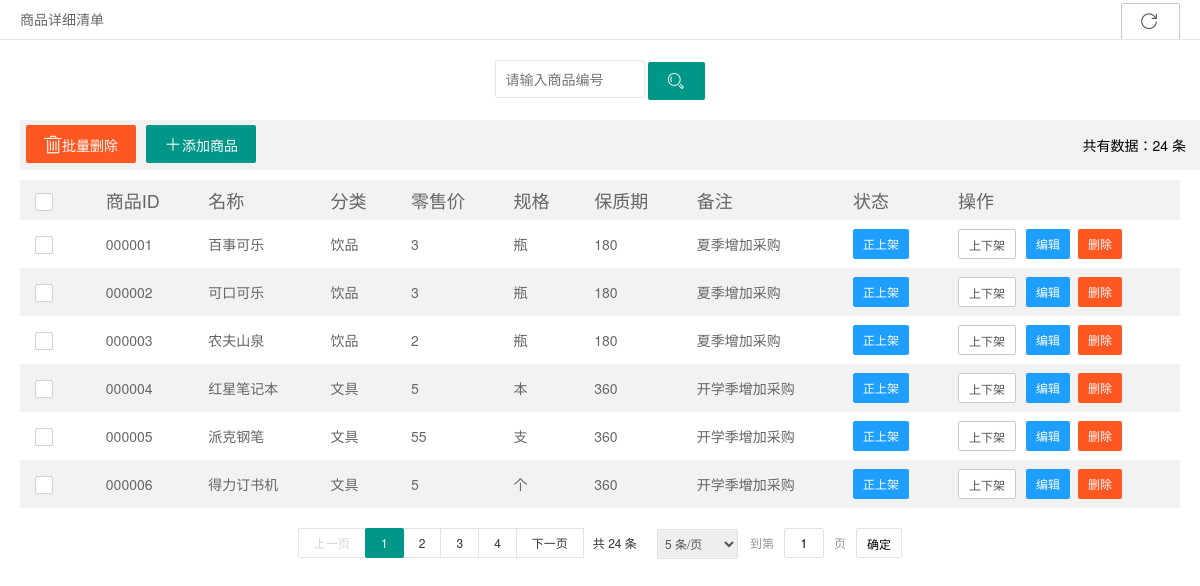
Page /pages/goods-list.php on the committed database.
### tables this page shows
CREATE TABLE `tb_goods` (
  `goodsID` varchar(100) NOT NULL COMMENT '商品编号',
  `goodsName` varchar(100) NOT NULL COMMENT '商品名称',
  `goodsPrice` float(2)  NOT NULL COMMENT '商品价格',
  `goodsType` varchar(100) NOT NULL COMMENT '商品类别',
  `goodsSpecs` varchar(100) NOT NULL COMMENT '商品规格',
  `goodsSave` int NOT NULL COMMENT '保质期',
  `note` varchar(1000) DEFAULT NULL COMMENT '备注',
  PRIMARY KEY (`goodsID`)
);

### pages/goods-list.php (the view, shortened to what this page needs)
<?php
    include '../config/dbcon.php';
    $sql_count = "select count(*) from `tb_goods`;";
    $query_count = mysqli_query($con, $sql_count);
    $count = mysqli_fetch_array($query_count);
    $recordcount = $count[0];
    if(empty($_GET['page'])){
        $page = 1;
        $pagesize = 6;
    }
    else{
        $page = $_GET['page'];
        $pagesize = $_GET['pagesize'];
    }
    $amount=($page-1)*$pagesize;
    $sql = "select * from tb_goods limit {$amount},{$pagesize};";
    $query = mysqli_query($con, $sql);
    $rows = mysqli_fetch_all($query,MYSQLI_ASSOC);
?>
<!DOCTYPE html>
<html>
  <head>
    <link rel="stylesheet" href="../css/font.css">
    <link rel="stylesheet" href="../css/xadmin.css">
    <link rel="stylesheet" href="../layui/css/layui.css">
  </head>
  <body class="layui-anim">
    <div class="x-nav">
      <span class="layui-breadcrumb">
        <a><cite>商品详细清单</cite></a>
      </span>
      <a class="layui-btn layui-btn-primary layui-btn-small" style="line-height:1.6em;margin-top:3px;float:right"
      href="javascript:location.replace(location.href);" title="刷新">
        <i class="layui-icon" style="line-height:1.6em;margin-top:3px;float:right">&#xe669;</i></a>
    </div>
    <div class="x-body">
      <div class="layui-row" style="text-align: center;margin: 0 auto;">
        <form class="layui-form layui-col-md12 x-so" action="action-search.php" method="post">
          <input type="text" name="goodsID"  placeholder="请输入商品编号" required lay-verify="number|goodsID"
          autocomplete="off" class="layui-input">
          <button class="layui-btn"  lay-submit="" name ='goods-search' lay-filter="sreach-goods-id">
            <i class="layui-icon">&#xe615;</i>
          </button>
        </form>
      </div>
      <xblock style="float: left;width: 100%;line-height:40px">
        <form id = "delAll" action = 'action-delete.php' method= "post">
          <button class="layui-btn layui-btn-danger" name='goodsSet-delete' onclick ='delAll()'
                  style="float: left;margin-right: 10px">
            <i class="iconfont">&#xe69d;</i>批量删除
          </button>
        </form>
        <span>
        <button class="layui-btn" onclick="x_admin_show('添加商品','./goods-add.php',800,600)"
                style="float: left;">
          <i class="iconfont">&#xe6b9;</i>添加商品
        </button>
        </span>
        <span style="float: right;line-height:40px">共有数据：<?php echo $recordcount;?> 条</span>
      </xblock>
      <table class="layui-table" lay-filter="demo" lay-even lay-skin="nob">
        <thead>
          <tr>
            <th>
              <div class="layui-unselect header layui-form-checkbox" lay-skin="primary"><i class="layui-icon">&#xe605;</i></div>
            </th>
            <th style="font-size: 18px">商品ID</th>
            <th style="font-size: 18px">名称</th>
            <th style="font-size: 18px">分类</th>
            <th style="font-size: 18px">零售价</th>
            <th style="font-size: 18px">规格</th>
            <th style="font-size: 18px">保质期</th>
            <th style="font-size: 18px">备注</th>
            <th style="font-size: 18px">状态</th>
            <th style="font-size: 18px">操作</th>
          </tr>
        </thead>
        <tbody>
          <?php foreach ($rows as $row){ $str="";?>
          <tr>
            <td>
              <div class="layui-unselect layui-form-checkbox" lay-skin="primary"
                   data-id= "<?php echo htmlspecialchars($row['goodsID']);?>" >
                <i class="layui-icon">&#xe605;</i>
              </div>
            </td>
            <td><?php $str .= "&0=".$row['goodsID'];echo htmlspecialchars($row['goodsID']);?></td>
            <td><?php $str .= "&1=".$row['goodsName'];echo htmlspecialchars($row['goodsName']);?></td>
            <td><?php $str .= "&2=".$row['goodsType'];echo htmlspecialchars($row['goodsType']);?></td>
            <td><?php $str .= "&3=".$row['goodsPrice'];echo htmlspecialchars($row['goodsPrice']);?></td>
            <td><?php $str .= "&4=".$row['goodsSpecs'];echo htmlspecialchars($row['goodsSpecs']);?></td>
            <td><?php $str .= "&5=".$row['goodsSave'];echo htmlspecialchars($row['goodsSave']);?></td>
            <td><?php $str .= "&6=".$row['note'];echo htmlspecialchars($row['note']);?></td>
            <td class="td-status">
              <span class="layui-btn layui-btn-normal layui-btn-sm">正上架</span></td>
            <td class="td-manage">
              <a title="上架" class="layui-btn layui-btn-sm layui-btn-primary" href="javascript:;"
                 onclick="goods_stop(this,'<?php echo htmlspecialchars($row['goodsID']);?>')"
                 style="float: left;">
                上下架
              </a>
              <a title="编辑" class="layui-btn layui-btn-sm layui-btn-normal" href="javascript:;"
                 onclick="x_admin_show('编辑商品','goods-edit.php?<?php echo $str;?>',800,600)"
                 style="float: left;">
                编辑
              </a>
              <a style="float: left;margin-left: 8px;" href="avascript:;">
              <form action="action-delete.php" method="post">
                   <button class="layui-btn layui-btn-sm layui-btn-danger" name="goods-delete">删除</button>
              </form>
              </a>
            </td>
          </tr>
        <?php }?>
        </tbody>
      </table>
    </div>
    <div id="goods-page" style="text-align: center;margin-top: -20px;"></div>
  </body>
</html>

### css/xadmin.css (style rules this page uses)
* { margin: 0px; padding: 0px; font-family: "microsoft yahei","Helvetica Neue", Helvetica, Arial, sans-serif; }
a { text-decoration: none; }
html { width: 100%; height: 100%; overflow-x:hidden; overflow-y:auto; }
body { width: 100%; min-height: 100%; }
.x-body { padding: 20px; }
.x-nav { padding: 0 20px; position: relative; z-index: 99; border-bottom: 1px solid #e5e5e5; line-height: 39px; height: 39px; overflow: hidden; }
xblock { display: block; margin-bottom: 10px; padding: 5px ; padding-left:6px; padding-right:15px; line-height: 22px; border-radius: 0 2px 2px 0; background-color: #f2f2f2; }
.x-so { margin-bottom: 20px; }
.x-so input.layui-input { width: 150px; }
.x-so input.layui-input,.x-so input.layui-btn { display: inline-block; }
table th, table td { word-break: break-all; }

### rows in the picture
tb_goods: goodsID "000001", goodsName "百事可乐", goodsType "饮品", goodsPrice "3", goodsSpecs "瓶", goodsSave "180", note "夏季增加采购"
tb_goods: goodsID "000002", goodsName "可口可乐", goodsType "饮品", goodsPrice "3", goodsSpecs "瓶", goodsSave "180", note "夏季增加采购"
tb_goods: goodsID "000003", goodsName "农夫山泉", goodsType "饮品", goodsPrice "2", goodsSpecs "瓶", goodsSave "180", note "夏季增加采购"
tb_goods: goodsID "000004", goodsName "红星笔记本", goodsType "文具", goodsPrice "5", goodsSpecs "本", goodsSave "360", note "开学季增加采购"
tb_goods: goodsID "000005", goodsName "派克钢笔", goodsType "文具", goodsPrice "55", goodsSpecs "支", goodsSave "360", note "开学季增加采购"
tb_goods: goodsID "000006", goodsName "得力订书机", goodsType "文具", goodsPrice "5", goodsSpecs "个", goodsSave "360", note "开学季增加采购"

### other values in the picture
$recordcount "24"
